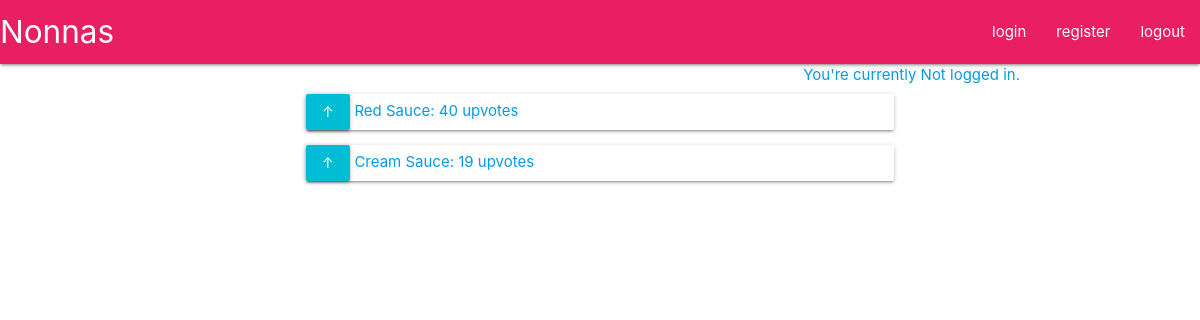
The page /nonnas/ on the database as committed earlier.
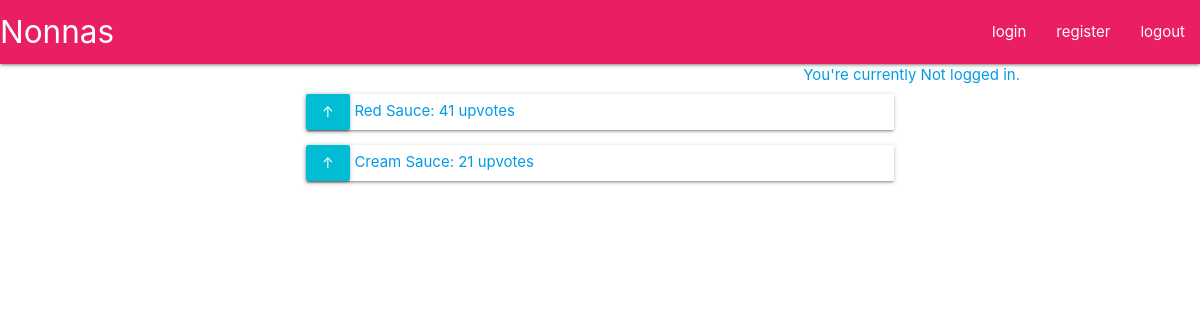
The same page on the database as committed later.
### nonnas/models.py (models this page shows, shortened)
class Post(models.Model):
    title = models.CharField(max_length=200)
    content = models.TextField()
    votes = models.IntegerField(default=1, editable=False)

### nonnas/views.py (the view)
# urls.py: path('', views.homepage, name="homepage"),
def homepage(request):
    print(request.user)
    if request.user.is_authenticated:
        user=request.user.username
    else:
        user="Not logged in."
    if request.method == 'POST':
        post = get_object_or_404(Post, pk=request.POST['post'])
        post.votes += 1
        post.save()
    post_list = Post.objects.all()
    context = {'post_list': post_list, 'user': user}
    return render(request, 'nonnas/homepage.html', context)

### nonnas/templates/nonnas/homepage.html (shortened to what this page needs)
{% extends 'nonnas/header.html' %}
{% block content %}
	<a class="right">You're currently {{ user }} </a>
	<br>
	<div class="container">
		{% for post in post_list %}
		<form action="" method="POST">
			<div class="card">
				<button type="submit" class="cyan waves-effect wave-light btn"  name="post" id="post"  value="{{ post.id }}">↑</button>
				<a href="/nonnas/{{ post.id }}/"> {{ post.title }}: {{ post.votes }} upvotes</a>
			</div>
		</form>
		{% endfor %}
	</div>
{% endblock %}

### nonnas/templates/nonnas/header.html (shortened to what this page needs)
<!DOCTYPE html>
<html>
	<head>
		<link rel="stylesheet" href="https://cdnjs.cloudflare.com/ajax/libs/materialize/1.0.0/css/materialize.min.css">
	</head>
 	<div class="navbar-fixed">
    	<nav>
      		<div class="pink nav-wrapper">
        		<a href="/nonnas/" class="left brand-logo">Nonnas</a>
        		<ul class="right">
          		<li><a href="login">login</a></li>
          		<li><a href="/nonnas/register">register</a></li>
          		<li><a href="/nonnas/logout">logout</a></li>
        		</ul>
      		</div>
   		</nav>
  	</div>
	<div class="container">
	<body>
		{% block content %}
		{% endblock %}
	</body>
	</div>
</html>

Rows that differ between the two databases and show on the page:
changed Post "Red Sauce": votes "40" → "41"
changed Post "Cream Sauce": votes "19" → "21"
